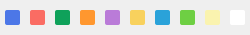
<?xml version="1.0" encoding="UTF-8"?>
<ui version="4.0">
 <class>PaletteWidget</class>
 <widget class="QWidget" name="PaletteWidget">
  <property name="geometry">
   <rect>
    <x>0</x>
    <y>0</y>
    <width>250</width>
    <height>35</height>
   </rect>
  </property>
  <property name="minimumSize">
   <size>
    <width>250</width>
    <height>35</height>
   </size>
  </property>
  <property name="maximumSize">
   <size>
    <width>250</width>
    <height>35</height>
   </size>
  </property>
  <property name="windowTitle">
   <string>Form</string>
  </property>
  <widget class="QPushButton" name="defaultBtn">
   <property name="geometry">
    <rect>
     <x>230</x>
     <y>10</y>
     <width>15</width>
     <height>15</height>
    </rect>
   </property>
   <property name="styleSheet">
    <string notr="true">background:rgba(255,255,255,1);
border-radius:2px;</string>
   </property>
   <property name="text">
    <string/>
   </property>
  </widget>
  <widget class="QPushButton" name="orangeBtn">
   <property name="geometry">
    <rect>
     <x>80</x>
     <y>10</y>
     <width>15</width>
     <height>15</height>
    </rect>
   </property>
   <property name="styleSheet">
    <string notr="true">background:rgba(255,151,47,1);
border-radius:2px;</string>
   </property>
   <property name="text">
    <string/>
   </property>
  </widget>
  <widget class="QPushButton" name="yellowBtn">
   <property name="geometry">
    <rect>
     <x>205</x>
     <y>10</y>
     <width>15</width>
     <height>15</height>
    </rect>
   </property>
   <property name="styleSheet">
    <string notr="true">background:rgba(250,243,175,1);
border-radius:2px;</string>
   </property>
   <property name="text">
    <string/>
   </property>
  </widget>
  <widget class="QPushButton" name="violetBtn">
   <property name="geometry">
    <rect>
     <x>105</x>
     <y>10</y>
     <width>15</width>
     <height>15</height>
    </rect>
   </property>
   <property name="styleSheet">
    <string notr="true">background:rgba(186,123,216,1);
border-radius:2px;</string>
   </property>
   <property name="text">
    <string/>
   </property>
  </widget>
  <widget class="QPushButton" name="lightBlueBtn">
   <property name="geometry">
    <rect>
     <x>155</x>
     <y>10</y>
     <width>15</width>
     <height>15</height>
    </rect>
   </property>
   <property name="styleSheet">
    <string notr="true">background:rgba(42,162,217,1);
border-radius:2px;</string>
   </property>
   <property name="text">
    <string/>
   </property>
  </widget>
  <widget class="QPushButton" name="pinkBtn">
   <property name="geometry">
    <rect>
     <x>30</x>
     <y>10</y>
     <width>15</width>
     <height>15</height>
    </rect>
   </property>
   <property name="styleSheet">
    <string notr="true">background:rgba(250,108,99,1);
border-radius:2px;</string>
   </property>
   <property name="text">
    <string/>
   </property>
  </widget>
  <widget class="QPushButton" name="darkGreenBtn">
   <property name="geometry">
    <rect>
     <x>55</x>
     <y>10</y>
     <width>15</width>
     <height>15</height>
    </rect>
   </property>
   <property name="styleSheet">
    <string notr="true">background:rgba(15,161,90,1);
border-radius:2px;</string>
   </property>
   <property name="text">
    <string/>
   </property>
  </widget>
  <widget class="QPushButton" name="blueBtn">
   <property name="geometry">
    <rect>
     <x>5</x>
     <y>10</y>
     <width>15</width>
     <height>15</height>
    </rect>
   </property>
   <property name="styleSheet">
    <string notr="true">background:rgba(76,119,231,1);
border-radius:2px;</string>
   </property>
   <property name="text">
    <string/>
   </property>
  </widget>
  <widget class="QPushButton" name="lightGreenBtn">
   <property name="geometry">
    <rect>
     <x>180</x>
     <y>10</y>
     <width>15</width>
     <height>15</height>
    </rect>
   </property>
   <property name="styleSheet">
    <string notr="true">background:rgba(110,207,67,1);
border-radius:2px;</string>
   </property>
   <property name="text">
    <string/>
   </property>
  </widget>
  <widget class="QPushButton" name="goldenBtn">
   <property name="geometry">
    <rect>
     <x>130</x>
     <y>10</y>
     <width>15</width>
     <height>15</height>
    </rect>
   </property>
   <property name="styleSheet">
    <string notr="true">background:rgba(248,209,93,1);
border-radius:2px;</string>
   </property>
   <property name="text">
    <string/>
   </property>
  </widget>
 </widget>
 <resources/>
 <connections/>
</ui>
